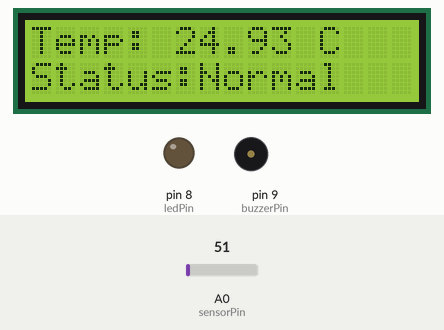
Bench run of a sketch on a simulated Arduino Uno, built with avr-gcc and run on an emulated ATmega328P. Shown: 16×2 character LCD, output pins drawn as LEDs (lit = HIGH), buzzer (waves = sounding). The test bench sets the inputs (shaded band); at power-on: A0 (sensorPin) = 51. What the sketch prints to the serial monitor is not drawn.

Above: at 3.2 s.
3.3 s: A0 (sensorPin) set to 68
At 5.2 s:
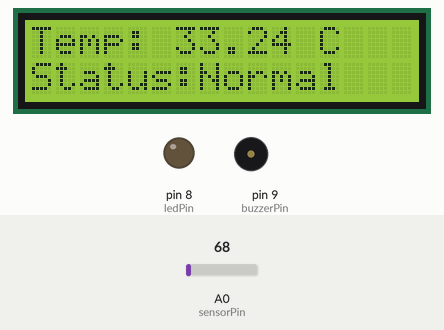
5.5 s: A0 (sensorPin) set to 76
At 7.2 s:
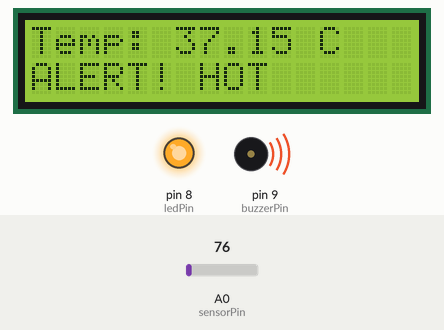
7.5 s: A0 (sensorPin) set to 71
At 9.2 s:
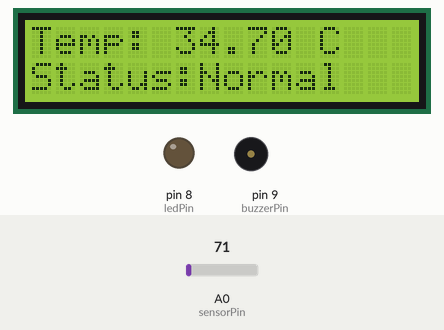
Timing chart, 0 to 10.7 s (numbered marks = the images above; inputs shaded):
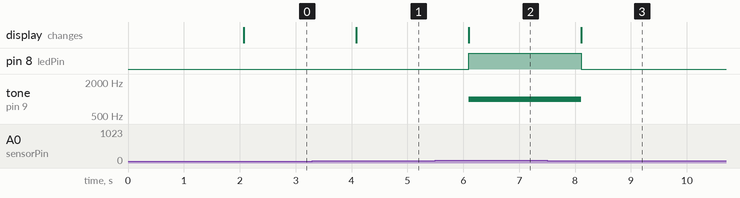

Measured:
- the behaviour switches between 71 and 72 on A0 (sensorPin) (found by bisection; images 1 and 2)
- after the input at 3.3 s, the display: changes after 0.79 s (image 1)
- after the input at 5.5 s, pin 8 (ledPin): LOW → HIGH after 0.60 s; tone on pin 9 (buzzerPin): silent → 1000 Hz after 0.60 s; the display: changes after 0.60 s (image 2)
- after the input at 7.5 s, pin 8 (ledPin): HIGH → LOW after 0.61 s; tone on pin 9 (buzzerPin): 1000 Hz → silent after 0.61 s; the display: changes after 0.61 s (image 3)

The sketch:

automation_alert_system.ino
```cpp
#include <LiquidCrystal.h>

// LCD Pins: RS, EN, D4, D5, D6, D7
LiquidCrystal lcd(12, 11, 5, 4, 3, 2);

int sensorPin = A0;
int ledPin = 8;
int buzzerPin = 9;

float temperature = 0;

void setup() {

  lcd.begin(16, 2);

  pinMode(ledPin, OUTPUT);
  pinMode(buzzerPin, OUTPUT);

  Serial.begin(9600);

  lcd.setCursor(0,0);
  lcd.print("IoT Monitoring");
  delay(2000);

  lcd.clear();
}

void loop() {

  // Read LM35 sensor value
  int sensorValue = analogRead(sensorPin);

  // Convert to voltage
  float voltage = sensorValue * (5.0 / 1023.0);

  // Convert voltage to temperature
  temperature = voltage * 100;

  // Display temperature
  lcd.clear();

  lcd.setCursor(0,0);
  lcd.print("Temp: ");
  lcd.print(temperature);
  lcd.print(" C");

  // Automation logic
  if(temperature > 35) {

    digitalWrite(ledPin, HIGH);

    // Make buzzer beep
    tone(buzzerPin, 1000);

    lcd.setCursor(0,1);
    lcd.print("ALERT! HOT");

    Serial.println("ALERT! Temperature High");

  }
  else {

    digitalWrite(ledPin, LOW);

    // Stop buzzer
    noTone(buzzerPin);

    lcd.setCursor(0,1);
    lcd.print("Status:Normal");

    Serial.println("Temperature Normal");
  }

  delay(1000);
}
```
